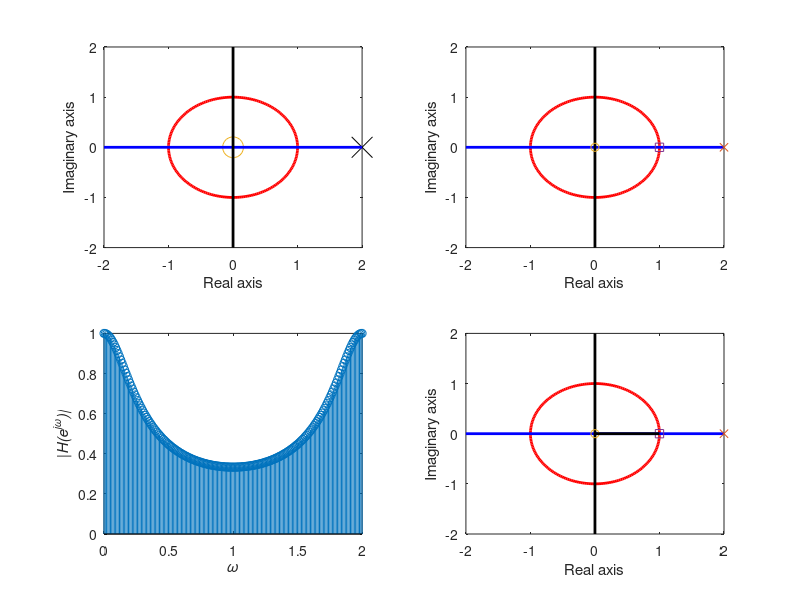

Source code (MATLAB):
clear all
clc

x_axis=-2:1:2;
y_axis=-2:1:2;

z_x=0;
z_y=0;

p_x=2 ;
p_y=0;

th = 0:pi/100:2*pi;
H=zeros(1,length(th));
omega=th;
x=0;
y=0;
radi_unit_cir=1;

xunit = radi_unit_cir* cos(th) + x;
yunit = radi_unit_cir* sin(th) + y;

subplot(2,2,1), plot(x_axis, y_axis, 'LineStyle','none');
xlabel('Real axis') 
ylabel('Imaginary axis')
hold on
plot( p_x, p_y, '-x', 'MarkerSize', 15, 'MarkerEdgeColor', 'k');
plot( z_x, z_y, 'o', 'MarkerSize', 15);
plot(xunit, yunit, 'r', 'linewidth', 2);
plot([-2 2],[0 0], 'b', 'linewidth', 2);
plot([0 0],[-2 2], 'k', 'linewidth', 2);
hold off
pause


for ii=1:length(th)
    x(ii)=cos(th(ii));
    y(ii)=sin(th(ii));
   
    subplot(2,2,2), plot(x_axis, y_axis, 'LineStyle','none');
     
    xlabel('Real axis') 
    ylabel('Imaginary axis')
    hold on
    h = plot(xunit, yunit, 'r', 'linewidth', 2);
    plot([-2 2],[0 0], 'b', 'linewidth', 2);
    plot([0 0],[-2 2], 'k', 'linewidth', 2);
    plot( p_x, p_y, '-x', 'MarkerSize', 6);
    plot( z_x, z_y, '-o', 'MarkerSize', 6);
    plot( x(ii), y(ii), 's', 'MarkerSize', 6);
    
    
    hold off
     H(ii)=1/(1-(p_x+1j*p_y)*exp(-1j*th(ii)));
     
    subplot(2,2,3), stem(omega/pi, abs(H));
    ylabel('|\it{H}(\it{e^{j\omega}})|') 
    xlabel('{\it\omega}')
    
        
    subplot(2,2,4), plot(x_axis, y_axis, 'LineStyle','none');
     
    xlabel('Real axis') 
    ylabel('Imaginary axis')
    hold on
    h = plot(xunit, yunit, 'r', 'linewidth', 2);
    plot([-2 2],[0 0], 'b', 'linewidth', 2);
    plot([0 0],[-2 2], 'k', 'linewidth', 2);
    
    plot( p_x, p_y, '-x', 'MarkerSize', 6);
    plot( z_x, z_y, '-o', 'MarkerSize', 6);
    plot( x(ii), y(ii), 's', 'MarkerSize', 6);
    plot( [z_x, x(ii)], [z_y, y(ii)],  'k','linewidth', 2);
   
         
    
    
    hold off
    pause(0.0000000000000000001)
    
    
    
end



% 
% [b,a] = ellip(4,.5,20,.6);
% Hq = dfilt.df2(b, a);
% Hq.arithmetic = 'fixed';
% zplane(Hq);
